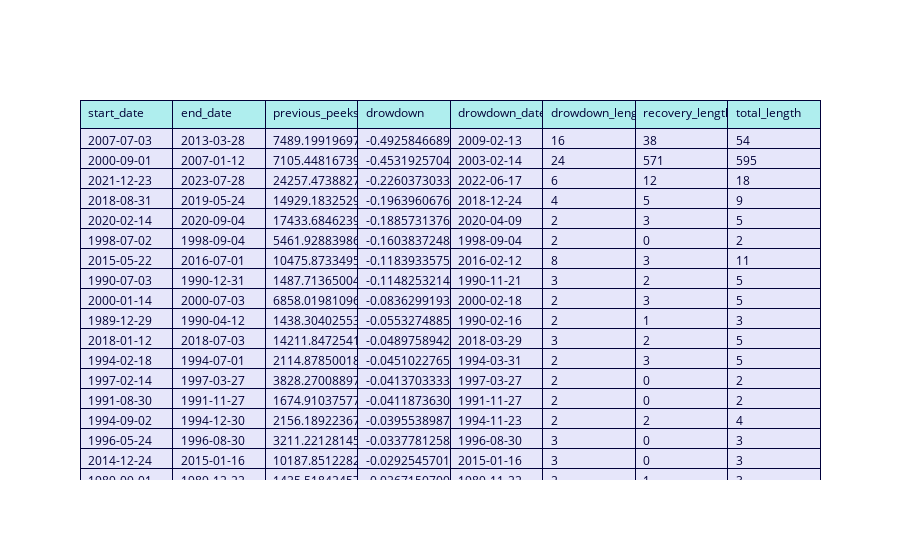

The notebook cell saved with this chart:
### Code cell
# Create a Plotly Table
fig = go.Figure(data=[go.Table(
    header=dict(values=df_dd.columns.tolist(),
                fill_color='paleturquoise',
                align='left'),
    cells=dict(values=[df_dd[col].tolist() for col in df_dd.columns],
               fill_color='lavender',
               align='left'))
])

fig.show()

### Figure 1 — Plotly figure (JSON) as saved in the notebook; plotly's stock layout.template omitted (floating-point values rounded to 4 significant figures; data arrays with more than 128 entries replaced by an {"elided": "..."} marker saying what was removed)
{"data": [{"cells": {"align": "left", "fill": {"color": "lavender"}, "values": {"elided": "8x102 mixed values"}}, "header": {"align": "left", "fill": {"color": "paleturquoise"}, "values": ["start_date", "end_date", "previous_peeks", "drowdown", "drowdown_date", "drowdown_length", "recovery_length", "total_length"]}, "type": "table"}], "layout": {"autosize": true}}
